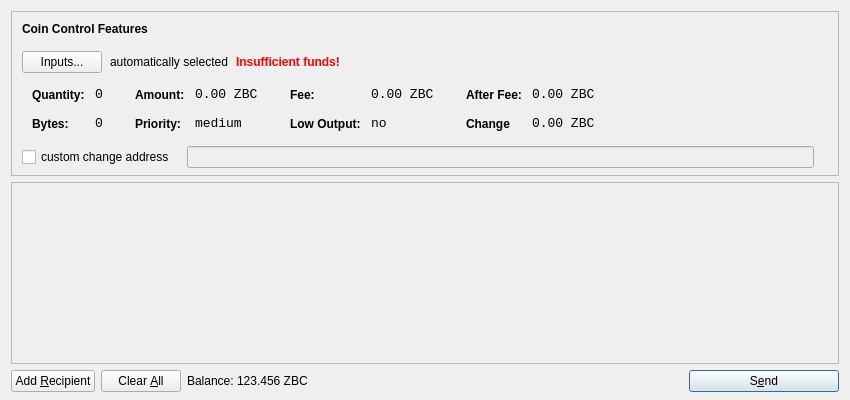
<?xml version="1.0" encoding="UTF-8"?>
<ui version="4.0">
 <class>SendCoinsDialog</class>
 <widget class="QDialog" name="SendCoinsDialog">
  <property name="geometry">
   <rect>
    <x>0</x>
    <y>0</y>
    <width>850</width>
    <height>400</height>
   </rect>
  </property>
  <property name="windowTitle">
   <string>Send Coins</string>
  </property>
  <property name="styleSheet">
   <string notr="true">background-image: url(:/images/2s);</string>
  </property>
  <layout class="QVBoxLayout" name="verticalLayout" stretch="0,1,0">
   <property name="bottomMargin">
    <number>8</number>
   </property>
   <item>
    <widget class="QFrame" name="frameCoinControl">
     <property name="sizePolicy">
      <sizepolicy hsizetype="Expanding" vsizetype="Expanding">
       <horstretch>0</horstretch>
       <verstretch>0</verstretch>
      </sizepolicy>
     </property>
     <property name="maximumSize">
      <size>
       <width>16777215</width>
       <height>16777215</height>
      </size>
     </property>
     <property name="frameShape">
      <enum>QFrame::StyledPanel</enum>
     </property>
     <property name="frameShadow">
      <enum>QFrame::Sunken</enum>
     </property>
     <layout class="QVBoxLayout" name="verticalLayoutCoinControl2">
      <property name="spacing">
       <number>6</number>
      </property>
      <property name="leftMargin">
       <number>0</number>
      </property>
      <property name="topMargin">
       <number>0</number>
      </property>
      <property name="rightMargin">
       <number>0</number>
      </property>
      <property name="bottomMargin">
       <number>6</number>
      </property>
      <item>
       <layout class="QVBoxLayout" name="verticalLayoutCoinControl" stretch="0,0,0,0,1">
        <property name="spacing">
         <number>0</number>
        </property>
        <property name="leftMargin">
         <number>10</number>
        </property>
        <property name="topMargin">
         <number>10</number>
        </property>
        <item>
         <layout class="QHBoxLayout" name="horizontalLayoutCoinControl1">
          <property name="bottomMargin">
           <number>15</number>
          </property>
          <item>
           <widget class="QLabel" name="labelCoinControlFeatures">
            <property name="sizePolicy">
             <sizepolicy hsizetype="Preferred" vsizetype="Maximum">
              <horstretch>0</horstretch>
              <verstretch>0</verstretch>
             </sizepolicy>
            </property>
            <property name="font">
             <font>
              <weight>75</weight>
              <bold>true</bold>
             </font>
            </property>
            <property name="styleSheet">
             <string notr="true">font-weight:bold;</string>
            </property>
            <property name="text">
             <string>Coin Control Features</string>
            </property>
           </widget>
          </item>
         </layout>
        </item>
        <item>
         <layout class="QHBoxLayout" name="horizontalLayoutCoinControl2" stretch="0,0,0,0">
          <property name="spacing">
           <number>8</number>
          </property>
          <property name="bottomMargin">
           <number>10</number>
          </property>
          <item>
           <widget class="QPushButton" name="pushButtonCoinControl">
            <property name="styleSheet">
             <string notr="true"/>
            </property>
            <property name="text">
             <string>Inputs...</string>
            </property>
           </widget>
          </item>
          <item>
           <widget class="QLabel" name="labelCoinControlAutomaticallySelected">
            <property name="text">
             <string>automatically selected</string>
            </property>
            <property name="margin">
             <number>5</number>
            </property>
           </widget>
          </item>
          <item>
           <widget class="QLabel" name="labelCoinControlInsuffFunds">
            <property name="font">
             <font>
              <weight>75</weight>
              <bold>true</bold>
             </font>
            </property>
            <property name="styleSheet">
             <string notr="true">color:red;font-weight:bold;</string>
            </property>
            <property name="text">
             <string>Insufficient funds!</string>
            </property>
            <property name="margin">
             <number>5</number>
            </property>
           </widget>
          </item>
          <item>
           <spacer name="horizontalSpacerCoinControl">
            <property name="orientation">
             <enum>Qt::Horizontal</enum>
            </property>
            <property name="sizeHint" stdset="0">
             <size>
              <width>40</width>
              <height>1</height>
             </size>
            </property>
           </spacer>
          </item>
         </layout>
        </item>
        <item>
         <widget class="QWidget" name="widgetCoinControl" native="true">
          <property name="sizePolicy">
           <sizepolicy hsizetype="Preferred" vsizetype="Preferred">
            <horstretch>0</horstretch>
            <verstretch>0</verstretch>
           </sizepolicy>
          </property>
          <property name="minimumSize">
           <size>
            <width>0</width>
            <height>0</height>
           </size>
          </property>
          <property name="styleSheet">
           <string notr="true"/>
          </property>
          <layout class="QHBoxLayout" name="horizontalLayoutCoinControl5">
           <property name="leftMargin">
            <number>0</number>
           </property>
           <property name="topMargin">
            <number>0</number>
           </property>
           <property name="rightMargin">
            <number>0</number>
           </property>
           <property name="bottomMargin">
            <number>0</number>
           </property>
           <item>
            <layout class="QHBoxLayout" name="horizontalLayoutCoinControl3" stretch="0,0,0,1">
             <property name="spacing">
              <number>20</number>
             </property>
             <property name="topMargin">
              <number>0</number>
             </property>
             <property name="bottomMargin">
              <number>10</number>
             </property>
             <item>
              <layout class="QFormLayout" name="formLayoutCoinControl1">
               <property name="horizontalSpacing">
                <number>10</number>
               </property>
               <property name="verticalSpacing">
                <number>14</number>
               </property>
               <property name="leftMargin">
                <number>10</number>
               </property>
               <property name="topMargin">
                <number>4</number>
               </property>
               <property name="rightMargin">
                <number>6</number>
               </property>
               <item row="0" column="0">
                <widget class="QLabel" name="labelCoinControlQuantityText">
                 <property name="styleSheet">
                  <string notr="true">font-weight:bold;</string>
                 </property>
                 <property name="text">
                  <string>Quantity:</string>
                 </property>
                 <property name="margin">
                  <number>0</number>
                 </property>
                </widget>
               </item>
               <item row="0" column="1">
                <widget class="QLabel" name="labelCoinControlQuantity">
                 <property name="font">
                  <font>
                   <family>Monospace</family>
                   <pointsize>10</pointsize>
                  </font>
                 </property>
                 <property name="cursor">
                  <cursorShape>IBeamCursor</cursorShape>
                 </property>
                 <property name="contextMenuPolicy">
                  <enum>Qt::ActionsContextMenu</enum>
                 </property>
                 <property name="text">
                  <string>0</string>
                 </property>
                 <property name="margin">
                  <number>0</number>
                 </property>
                 <property name="textInteractionFlags">
                  <set>Qt::LinksAccessibleByMouse|Qt::TextSelectableByKeyboard|Qt::TextSelectableByMouse</set>
                 </property>
                </widget>
               </item>
               <item row="1" column="0">
                <widget class="QLabel" name="labelCoinControlBytesText">
                 <property name="styleSheet">
                  <string notr="true">font-weight:bold;</string>
                 </property>
                 <property name="text">
                  <string>Bytes:</string>
                 </property>
                </widget>
               </item>
               <item row="1" column="1">
                <widget class="QLabel" name="labelCoinControlBytes">
                 <property name="font">
                  <font>
                   <family>Monospace</family>
                   <pointsize>10</pointsize>
                  </font>
                 </property>
                 <property name="cursor">
                  <cursorShape>IBeamCursor</cursorShape>
                 </property>
                 <property name="contextMenuPolicy">
                  <enum>Qt::ActionsContextMenu</enum>
                 </property>
                 <property name="text">
                  <string>0</string>
                 </property>
                 <property name="textInteractionFlags">
                  <set>Qt::LinksAccessibleByMouse|Qt::TextSelectableByKeyboard|Qt::TextSelectableByMouse</set>
                 </property>
                </widget>
               </item>
              </layout>
             </item>
             <item>
              <layout class="QFormLayout" name="formLayoutCoinControl2">
               <property name="horizontalSpacing">
                <number>10</number>
               </property>
               <property name="verticalSpacing">
                <number>14</number>
               </property>
               <property name="leftMargin">
                <number>6</number>
               </property>
               <property name="topMargin">
                <number>4</number>
               </property>
               <property name="rightMargin">
                <number>6</number>
               </property>
               <item row="0" column="0">
                <widget class="QLabel" name="labelCoinControlAmountText">
                 <property name="styleSheet">
                  <string notr="true">font-weight:bold;</string>
                 </property>
                 <property name="text">
                  <string>Amount:</string>
                 </property>
                 <property name="margin">
                  <number>0</number>
                 </property>
                </widget>
               </item>
               <item row="0" column="1">
                <widget class="QLabel" name="labelCoinControlAmount">
                 <property name="font">
                  <font>
                   <family>Monospace</family>
                   <pointsize>10</pointsize>
                  </font>
                 </property>
                 <property name="cursor">
                  <cursorShape>IBeamCursor</cursorShape>
                 </property>
                 <property name="contextMenuPolicy">
                  <enum>Qt::ActionsContextMenu</enum>
                 </property>
                 <property name="text">
                  <string>0.00 ZBC</string>
                 </property>
                 <property name="textInteractionFlags">
                  <set>Qt::LinksAccessibleByMouse|Qt::TextSelectableByKeyboard|Qt::TextSelectableByMouse</set>
                 </property>
                </widget>
               </item>
               <item row="1" column="0">
                <widget class="QLabel" name="labelCoinControlPriorityText">
                 <property name="styleSheet">
                  <string notr="true">font-weight:bold;</string>
                 </property>
                 <property name="text">
                  <string>Priority:</string>
                 </property>
                </widget>
               </item>
               <item row="1" column="1">
                <widget class="QLabel" name="labelCoinControlPriority">
                 <property name="font">
                  <font>
                   <family>Monospace</family>
                   <pointsize>10</pointsize>
                  </font>
                 </property>
                 <property name="cursor">
                  <cursorShape>IBeamCursor</cursorShape>
                 </property>
                 <property name="contextMenuPolicy">
                  <enum>Qt::ActionsContextMenu</enum>
                 </property>
                 <property name="text">
                  <string>medium</string>
                 </property>
                 <property name="textInteractionFlags">
                  <set>Qt::LinksAccessibleByMouse|Qt::TextSelectableByKeyboard|Qt::TextSelectableByMouse</set>
                 </property>
                </widget>
               </item>
              </layout>
             </item>
             <item>
              <layout class="QFormLayout" name="formLayoutCoinControl3">
               <property name="horizontalSpacing">
                <number>10</number>
               </property>
               <property name="verticalSpacing">
                <number>14</number>
               </property>
               <property name="leftMargin">
                <number>6</number>
               </property>
               <property name="topMargin">
                <number>4</number>
               </property>
               <property name="rightMargin">
                <number>6</number>
               </property>
               <item row="0" column="0">
                <widget class="QLabel" name="labelCoinControlFeeText">
                 <property name="styleSheet">
                  <string notr="true">font-weight:bold;</string>
                 </property>
                 <property name="text">
                  <string>Fee:</string>
                 </property>
                 <property name="margin">
                  <number>0</number>
                 </property>
                </widget>
               </item>
               <item row="0" column="1">
                <widget class="QLabel" name="labelCoinControlFee">
                 <property name="font">
                  <font>
                   <family>Monospace</family>
                   <pointsize>10</pointsize>
                  </font>
                 </property>
                 <property name="cursor">
                  <cursorShape>IBeamCursor</cursorShape>
                 </property>
                 <property name="contextMenuPolicy">
                  <enum>Qt::ActionsContextMenu</enum>
                 </property>
                 <property name="text">
                  <string>0.00 ZBC</string>
                 </property>
                 <property name="textInteractionFlags">
                  <set>Qt::LinksAccessibleByMouse|Qt::TextSelectableByKeyboard|Qt::TextSelectableByMouse</set>
                 </property>
                </widget>
               </item>
               <item row="1" column="0">
                <widget class="QLabel" name="labelCoinControlLowOutputText">
                 <property name="styleSheet">
                  <string notr="true">font-weight:bold;</string>
                 </property>
                 <property name="text">
                  <string>Low Output:</string>
                 </property>
                </widget>
               </item>
               <item row="1" column="1">
                <widget class="QLabel" name="labelCoinControlLowOutput">
                 <property name="font">
                  <font>
                   <family>Monospace</family>
                   <pointsize>10</pointsize>
                  </font>
                 </property>
                 <property name="cursor">
                  <cursorShape>IBeamCursor</cursorShape>
                 </property>
                 <property name="contextMenuPolicy">
                  <enum>Qt::ActionsContextMenu</enum>
                 </property>
                 <property name="text">
                  <string>no</string>
                 </property>
                 <property name="textInteractionFlags">
                  <set>Qt::LinksAccessibleByMouse|Qt::TextSelectableByKeyboard|Qt::TextSelectableByMouse</set>
                 </property>
                </widget>
               </item>
              </layout>
             </item>
             <item>
              <layout class="QFormLayout" name="formLayoutCoinControl4">
               <property name="horizontalSpacing">
                <number>10</number>
               </property>
               <property name="verticalSpacing">
                <number>14</number>
               </property>
               <property name="leftMargin">
                <number>6</number>
               </property>
               <property name="topMargin">
                <number>4</number>
               </property>
               <property name="rightMargin">
                <number>6</number>
               </property>
               <item row="0" column="0">
                <widget class="QLabel" name="labelCoinControlAfterFeeText">
                 <property name="styleSheet">
                  <string notr="true">font-weight:bold;</string>
                 </property>
                 <property name="text">
                  <string>After Fee:</string>
                 </property>
                 <property name="margin">
                  <number>0</number>
                 </property>
                </widget>
               </item>
               <item row="0" column="1">
                <widget class="QLabel" name="labelCoinControlAfterFee">
                 <property name="font">
                  <font>
                   <family>Monospace</family>
                   <pointsize>10</pointsize>
                  </font>
                 </property>
                 <property name="cursor">
                  <cursorShape>IBeamCursor</cursorShape>
                 </property>
                 <property name="contextMenuPolicy">
                  <enum>Qt::ActionsContextMenu</enum>
                 </property>
                 <property name="text">
                  <string>0.00 ZBC</string>
                 </property>
                 <property name="textInteractionFlags">
                  <set>Qt::LinksAccessibleByMouse|Qt::TextSelectableByKeyboard|Qt::TextSelectableByMouse</set>
                 </property>
                </widget>
               </item>
               <item row="1" column="0">
                <widget class="QLabel" name="labelCoinControlChangeText">
                 <property name="styleSheet">
                  <string notr="true">font-weight:bold;</string>
                 </property>
                 <property name="text">
                  <string>Change</string>
                 </property>
                </widget>
               </item>
               <item row="1" column="1">
                <widget class="QLabel" name="labelCoinControlChange">
                 <property name="font">
                  <font>
                   <family>Monospace</family>
                   <pointsize>10</pointsize>
                  </font>
                 </property>
                 <property name="cursor">
                  <cursorShape>IBeamCursor</cursorShape>
                 </property>
                 <property name="contextMenuPolicy">
                  <enum>Qt::ActionsContextMenu</enum>
                 </property>
                 <property name="text">
                  <string>0.00 ZBC</string>
                 </property>
                 <property name="textInteractionFlags">
                  <set>Qt::LinksAccessibleByMouse|Qt::TextSelectableByKeyboard|Qt::TextSelectableByMouse</set>
                 </property>
                </widget>
               </item>
              </layout>
             </item>
            </layout>
           </item>
          </layout>
         </widget>
        </item>
        <item>
         <layout class="QHBoxLayout" name="horizontalLayoutCoinControl4" stretch="0,0,0">
          <property name="spacing">
           <number>12</number>
          </property>
          <property name="sizeConstraint">
           <enum>QLayout::SetDefaultConstraint</enum>
          </property>
          <property name="topMargin">
           <number>5</number>
          </property>
          <property name="rightMargin">
           <number>5</number>
          </property>
          <item>
           <widget class="QCheckBox" name="checkBoxCoinControlChange">
            <property name="text">
             <string>custom change address</string>
            </property>
           </widget>
          </item>
          <item>
           <widget class="QLineEdit" name="lineEditCoinControlChange">
            <property name="enabled">
             <bool>false</bool>
            </property>
            <property name="sizePolicy">
             <sizepolicy hsizetype="Expanding" vsizetype="Fixed">
              <horstretch>0</horstretch>
              <verstretch>0</verstretch>
             </sizepolicy>
            </property>
           </widget>
          </item>
          <item>
           <widget class="QLabel" name="labelCoinControlChangeLabel">
            <property name="sizePolicy">
             <sizepolicy hsizetype="Preferred" vsizetype="Expanding">
              <horstretch>0</horstretch>
              <verstretch>0</verstretch>
             </sizepolicy>
            </property>
            <property name="minimumSize">
             <size>
              <width>0</width>
              <height>0</height>
             </size>
            </property>
            <property name="text">
             <string/>
            </property>
            <property name="margin">
             <number>3</number>
            </property>
           </widget>
          </item>
         </layout>
        </item>
        <item>
         <spacer name="verticalSpacerCoinControl">
          <property name="orientation">
           <enum>Qt::Vertical</enum>
          </property>
          <property name="sizeHint" stdset="0">
           <size>
            <width>800</width>
            <height>1</height>
           </size>
          </property>
         </spacer>
        </item>
       </layout>
      </item>
     </layout>
    </widget>
   </item>
   <item>
    <widget class="QScrollArea" name="scrollArea">
     <property name="widgetResizable">
      <bool>true</bool>
     </property>
     <widget class="QWidget" name="scrollAreaWidgetContents">
      <property name="geometry">
       <rect>
        <x>0</x>
        <y>0</y>
        <width>830</width>
        <height>172</height>
       </rect>
      </property>
      <layout class="QVBoxLayout" name="verticalLayout_2">
       <property name="leftMargin">
        <number>0</number>
       </property>
       <property name="topMargin">
        <number>0</number>
       </property>
       <property name="rightMargin">
        <number>0</number>
       </property>
       <property name="bottomMargin">
        <number>0</number>
       </property>
       <item>
        <layout class="QVBoxLayout" name="entries">
         <property name="spacing">
          <number>6</number>
         </property>
        </layout>
       </item>
       <item>
        <spacer name="verticalSpacer">
         <property name="orientation">
          <enum>Qt::Vertical</enum>
         </property>
         <property name="sizeHint" stdset="0">
          <size>
           <width>20</width>
           <height>40</height>
          </size>
         </property>
        </spacer>
       </item>
      </layout>
     </widget>
    </widget>
   </item>
   <item>
    <layout class="QHBoxLayout" name="horizontalLayout">
     <item>
      <widget class="QPushButton" name="addButton">
       <property name="toolTip">
        <string>Send to multiple recipients at once</string>
       </property>
       <property name="text">
        <string>Add &amp;Recipient</string>
       </property>
       <property name="icon">
        <iconset resource="../bitcoin.qrc">
         <normaloff>:/icons/add</normaloff>:/icons/add</iconset>
       </property>
       <property name="autoDefault">
        <bool>false</bool>
       </property>
      </widget>
     </item>
     <item>
      <widget class="QPushButton" name="clearButton">
       <property name="sizePolicy">
        <sizepolicy hsizetype="Minimum" vsizetype="Fixed">
         <horstretch>0</horstretch>
         <verstretch>0</verstretch>
        </sizepolicy>
       </property>
       <property name="toolTip">
        <string>Remove all transaction fields</string>
       </property>
       <property name="text">
        <string>Clear &amp;All</string>
       </property>
       <property name="icon">
        <iconset resource="../bitcoin.qrc">
         <normaloff>:/icons/remove</normaloff>:/icons/remove</iconset>
       </property>
       <property name="autoRepeatDelay">
        <number>300</number>
       </property>
       <property name="autoDefault">
        <bool>false</bool>
       </property>
      </widget>
     </item>
     <item>
      <layout class="QHBoxLayout" name="horizontalLayout_2">
       <property name="spacing">
        <number>3</number>
       </property>
       <item>
        <widget class="QLabel" name="label">
         <property name="sizePolicy">
          <sizepolicy hsizetype="Preferred" vsizetype="Fixed">
           <horstretch>0</horstretch>
           <verstretch>0</verstretch>
          </sizepolicy>
         </property>
         <property name="text">
          <string>Balance:</string>
         </property>
        </widget>
       </item>
       <item>
        <widget class="QLabel" name="labelBalance">
         <property name="sizePolicy">
          <sizepolicy hsizetype="Preferred" vsizetype="Fixed">
           <horstretch>0</horstretch>
           <verstretch>0</verstretch>
          </sizepolicy>
         </property>
         <property name="cursor">
          <cursorShape>IBeamCursor</cursorShape>
         </property>
         <property name="text">
          <string>123.456 ZBC</string>
         </property>
         <property name="textInteractionFlags">
          <set>Qt::LinksAccessibleByMouse|Qt::TextSelectableByKeyboard|Qt::TextSelectableByMouse</set>
         </property>
        </widget>
       </item>
      </layout>
     </item>
     <item>
      <spacer name="horizontalSpacer">
       <property name="orientation">
        <enum>Qt::Horizontal</enum>
       </property>
       <property name="sizeHint" stdset="0">
        <size>
         <width>40</width>
         <height>20</height>
        </size>
       </property>
      </spacer>
     </item>
     <item>
      <widget class="QPushButton" name="sendButton">
       <property name="minimumSize">
        <size>
         <width>150</width>
         <height>0</height>
        </size>
       </property>
       <property name="toolTip">
        <string>Confirm the send action</string>
       </property>
       <property name="text">
        <string>S&amp;end</string>
       </property>
       <property name="icon">
        <iconset resource="../bitcoin.qrc">
         <normaloff>:/icons/send</normaloff>:/icons/send</iconset>
       </property>
       <property name="default">
        <bool>true</bool>
       </property>
      </widget>
     </item>
    </layout>
   </item>
  </layout>
 </widget>
 <resources>
  <include location="../bitcoin.qrc"/>
 </resources>
 <connections/>
</ui>
